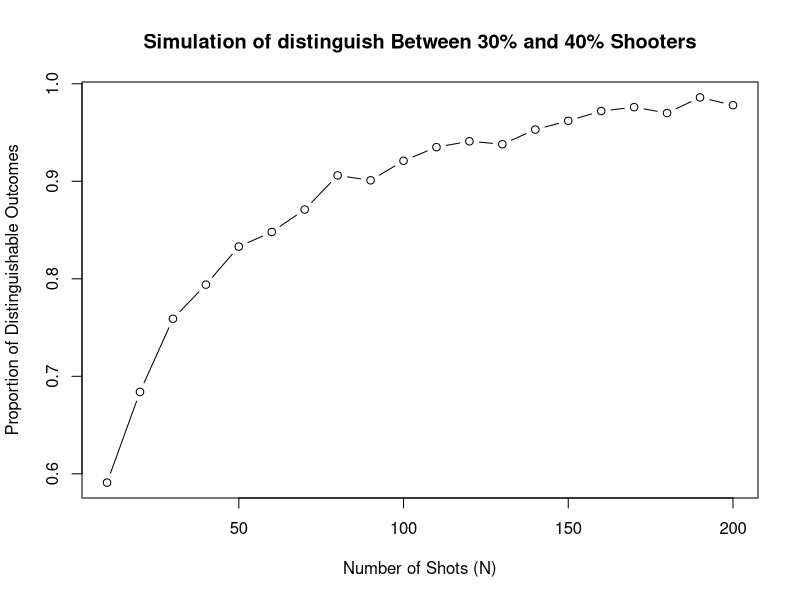
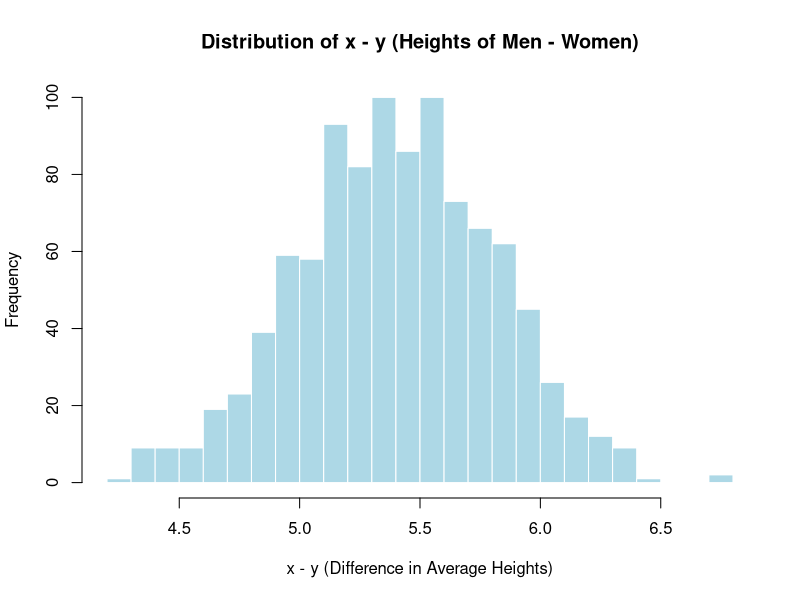
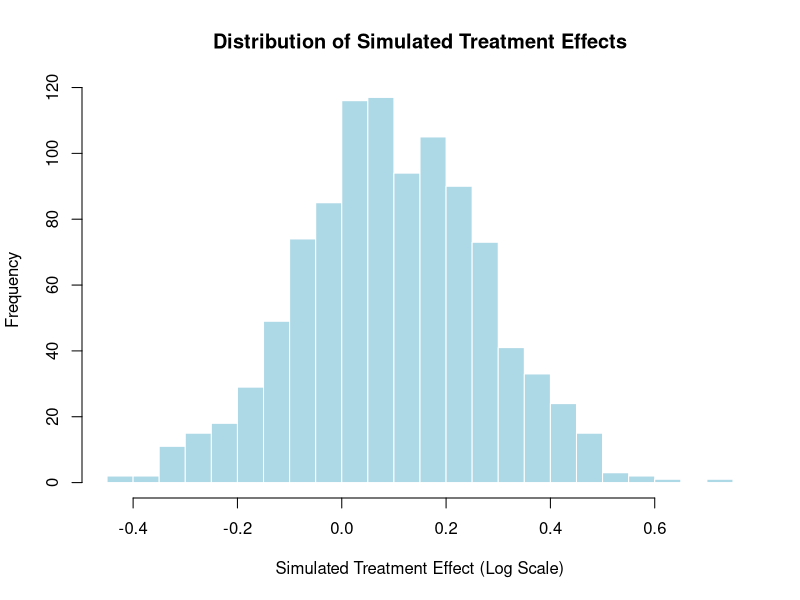

These charts were generated, in order, by the following R code:
## ---- chunk 1
knitr::opts_chunk$set(echo = TRUE)
## ---- chunk 2
set.seed(1)

# Define shooting percentages
p1 <- 0.30  # 30% shooter
p2 <- 0.40  # 40% shooter

# Number of simulations
simulations <- 1000

# Function to simulate shooting and check if we can distinguish shooters
simulate_shooting <- function(N) {
  distinguishable <- 0
  for (i in 1:simulations) {
    shooter1 <- rbinom(1, N, p1)  # Simulate N shots for shooter 1 (30%)
    shooter2 <- rbinom(1, N, p2)  # Simulate N shots for shooter 2 (40%)
    
    # Their shooting percentages
    perc1 <- shooter1 / N
    perc2 <- shooter2 / N
    
    # Check if we can distinguish them (i.e., if shooter2 is better)
    if (perc2 > perc1) {
      distinguishable <- distinguishable + 1
    }
  }
  
  # Return proportion of times we could distinguish shooters
  return(distinguishable / simulations)
}

# Test for different values of N
N_values <- seq(10, 200, by = 10)  # Test N values from 10 to 200
distinguishability <- sapply(N_values, simulate_shooting)

plot(N_values, distinguishability, type = "b", xlab = "Number of Shots (N)", 
     ylab = "Proportion of Distinguishable Outcomes", 
     main = "Simulation of distinguish Between 30% and 40% Shooters")

# Check the minimum N where the proportion exceeds 80%
N_required <- N_values[which(distinguishability >= 0.8)[1]]
cat("Required number of shots to distinguish shooters with 80% confidence:", N_required, "\n")
## ---- chunk 3
birthdata <- c(.4777,.4875,.4859,.4754,.4874,.4864,.4813,.4787,.4895,.4797,.4876,.4859,
               .4857,.4907,.5010,.4903,.4860,.4911,.4871,.4725,.4822,.4870,.4823,.4973)
## ---- chunk 4
sd_birthdata <- sd(birthdata)
cat("Observed standard deviation of proportions:", sd_birthdata, "\n")

p <- 0.5  # Probability of a girl being born
n <- 3900  # Average number of births per month

expected_variance <- (p * (1 - p)) / n
expected_sd <- sqrt(expected_variance)
cat("Expected standard deviation under binomial distribution:", expected_sd, "\n")
## ---- chunk 5
observed_variance <- var(birthdata)
chi_sq_stat <- (23 * observed_variance) / expected_variance
cat("Chi-squared statistic:", chi_sq_stat, "\n")

p_value <- pchisq(chi_sq_stat, df = 23, lower.tail = FALSE)
cat("p-value:", p_value, "\n")
## ---- chunk 6
set.seed(1)

mean_men <- 69.1 
sd_men <- 2.9    
mean_women <- 63.7 
sd_women <- 2.7  

n <- 100  

simulations <- 1000


x_men <- rnorm(simulations, mean = mean_men, sd = sd_men / sqrt(n)) 
y_women <- rnorm(simulations, mean = mean_women, sd = sd_women / sqrt(n)) 

diff_heights <- x_men - y_women


hist(diff_heights, breaks = 30, col = "lightblue", main = "Distribution of x - y (Heights of Men - Women)",
     xlab = "x - y (Difference in Average Heights)", border = "white")

mean_diff <- mean(diff_heights)
sd_diff <- sd(diff_heights)

cat("Simulated mean of x - y:", mean_diff, "\n")
cat("Simulated standard deviation of x - y:", sd_diff, "\n")

exact_mean_diff <- mean_men - mean_women
exact_sd_diff <- sqrt((sd_men^2 / n) + (sd_women^2 / n))

cat("Exact mean of x - y:", exact_mean_diff, "\n")
cat("Exact standard deviation of x - y:", exact_sd_diff, "\n")
## ---- chunk 7
set.seed(1)

true_mean <- 0.10
std_error <- 0.17
n_simulations <- 1000

simulated_estimates <- rnorm(n_simulations, mean = true_mean, sd = std_error)

cat("Mean of simulated estimates:", mean(simulated_estimates), "\n")
cat("Standard deviation of simulated estimates:", sd(simulated_estimates), "\n")

hist(simulated_estimates, breaks = 30, col = "lightblue", border = "white",
     main = "Distribution of Simulated Treatment Effects",
     xlab = "Simulated Treatment Effect (Log Scale)")
## ---- chunk 8
set.seed(1)

true_mean <- 0.10  
std_error <- 0.17
n_simulations <- 1000  

# Confidence interval boundaries
lower_bound <- simulated_estimates - 1.96 * std_error  # Lower bound of 95% CI
upper_bound <- simulated_estimates + 1.96 * std_error  # Upper bound of 95% CI

ci_covers_true <- (lower_bound <= true_mean) & (upper_bound >= true_mean)

coverage_proportion <- mean(ci_covers_true)

cat("Proportion of confidence intervals that include the true value:", coverage_proportion, "\n")

cat("Number of confidence intervals that include the true value:", sum(ci_covers_true), "out of", n_simulations, "\n")
## ---- chunk 9
set.seed(1)

true_mean <- 0.10  
std_error <- 0.17  
n_simulations <- 1000  

simulated_estimates <- rnorm(n_simulations, mean = true_mean, sd = std_error)

# Compute the average (mean) of the 1000 point estimates
mean_estimates <- mean(simulated_estimates)
cat("Mean of the 1000 point estimates:", mean_estimates, "\n")

# Compute the standard deviation of the 1000 point estimates
sd_estimates <- sd(simulated_estimates)
cat("Standard deviation of the 1000 point estimates:", sd_estimates, "\n")
## ---- chunk 10
set.seed(1)

var1 <- rnorm(1000, 0, 1)  
var2 <- rnorm(1000, 0, 1)

regression_model <- lm(var2 ~ var1)

summary(regression_model)
## ---- chunk 11
set.seed(1)

simulate_b_slope <- function(n = 100, a = 2, b = 3, error_dist = "normal", num_sim = 1000) {
  b_estimates <- numeric(num_sim)  # Store the slope estimates from each simulation
  
  for (sim in 1:num_sim) {
    # Generate the x values uniformly between 0 and 10
    x <- runif(n, min = 0, max = 10)
    
    # Generate error terms depending on the specified distribution
    if (error_dist == "normal") {
      error <- rnorm(n)  # Normal errors
    } else if (error_dist == "bimodal") {
      error <- c(rnorm(n/2, mean = -2), rnorm(n/2, mean = 2))  # Bimodal errors
    }
    
    # Generate y according to the model
    y <- a + b * x + error
    
    # Fit the linear regression
    fit <- lm(y ~ x)
    
    # Store the slope estimate
    b_estimates[sim] <- coef(fit)[2]
  }
  
  # Compute the median and MAD of the slope estimates
  median_b <- median(b_estimates)
  mad_b <- mad(b_estimates)
  
  # Calculate the proportion of times the true b = 3 falls within the interval [median - 2 * MAD, median + 2 * MAD]
  lower <- median_b - 2 * mad_b
  upper <- median_b + 2 * mad_b
  
  coverage <- sum(b_estimates >= lower & b_estimates <= upper) / num_sim
  
  return(list(coverage = coverage, median_b = median_b, mad_b = mad_b))
}

# Simulate for normal error distribution
result_normal <- simulate_b_slope(error_dist = "normal")

# Simulate for bimodal error distribution
result_bimodal <- simulate_b_slope(error_dist = "bimodal")

# Print results
cat("Normal Error Distribution:\n")
cat("Proportion of times true b is within interval:", result_normal$coverage, "\n")
cat("Median of b estimates:", result_normal$median_b, "\n")
cat("MAD of b estimates:", result_normal$mad_b, "\n\n")

cat("Bimodal Error Distribution:\n")
cat("Proportion of times true b is within interval:", result_bimodal$coverage, "\n")
cat("Median of b estimates:", result_bimodal$median_b, "\n")
cat("MAD of b estimates:", result_bimodal$mad_b, "\n")
